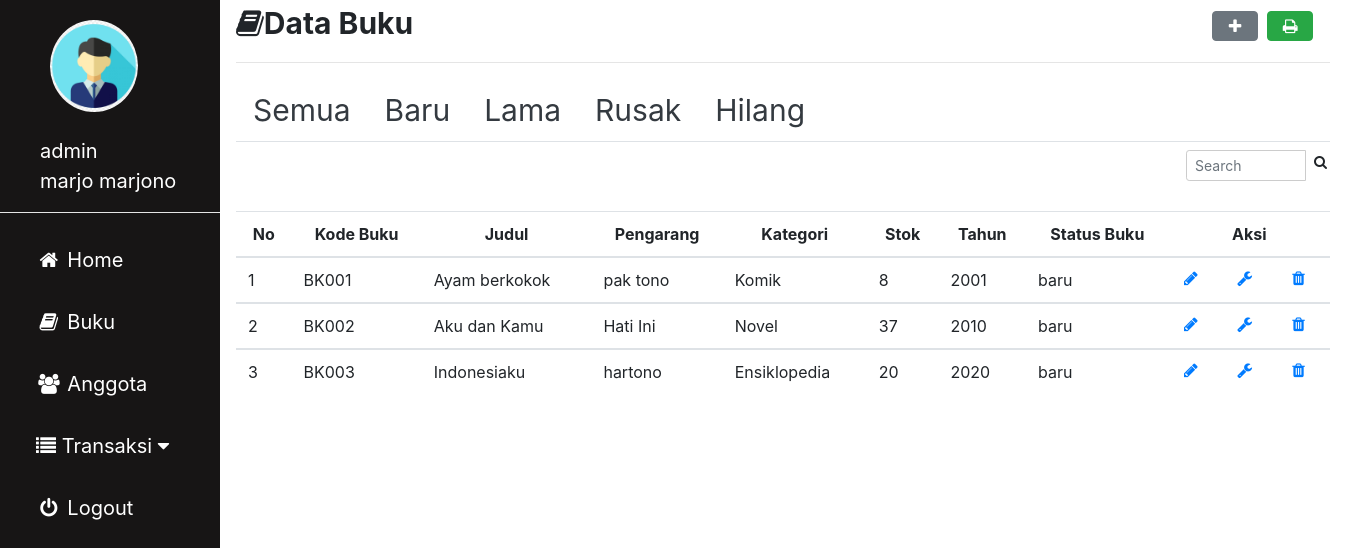
Page /admin/buku.php (signed in) on the committed database.
### tables this page shows
CREATE TABLE `buku` (
  `kode_buku` varchar(10) NOT NULL,
  `judul` varchar(50) NOT NULL,
  `pengarang` varchar(50) NOT NULL,
  `id_kategori` int(5) NOT NULL,
  `stok` int(5) NOT NULL,
  `tahun` int(5) NOT NULL,
  `status` enum('baru','rusak','hilang','lama') NOT NULL
);

CREATE TABLE `kategori` (
  `id_kategori` int(10) NOT NULL,
  `nama_kategori` varchar(50) NOT NULL
);

### admin/buku.php (the view, shortened to what this page needs)
<?php
include'sidebar.php';
 ?>
 <html>
 <head>
 <link rel="stylesheet" href="../img/csskonten.css">
 <link rel="stylesheet" href="../css/bootstrap.css">
 <link rel="stylesheet" href="../img/cssform.css">
 </head>
 <body>
 <div class="main">
   <b><i class="fa fa-Book"></i>Data Buku</b><a href="#" rel="tooltip" title="Tambah Data Buku"><button type="button" name="button" class="btn btn-secondary" style="margin-left:73%" onclick="document.getElementById('id01').style.display='block'" style="width:auto;"><i class="fa fa-fw fa-plus"></i></button>
   </a><a href="buku_print.php" target="blank" rel="tooltip" title="Print Data Buku"><button type="button" name="button" class="btn btn-success"><i class="fa fa-fw fa-print"></i></button></a>
<hr>
      <ul class="nav nav-tabs">
        <li class="nav-item">
          <a class="nav-link  text-dark" href="buku.php">Semua <span class="sr-only">(current)</span></a>
        </li>
        <li class="nav-item">
          <a class="nav-link text-dark" href="buku_baru.php">Baru</a>
        </li>
        <li class="nav-item">
          <a class="nav-link text-dark" href="buku_lama.php">Lama</a>
        </li>
        <li class="nav-item">
          <a class="nav-link text-dark" href="buku_rusak.php">Rusak</a>
        </li>
        <li class="nav-item">
          <a class="nav-link text-dark" href="buku_hilang.php">Hilang</a>
        </li>
      </ul>
      <form class="" action="" method="post">
                      <div class="input-group input-group-sm" style="width: 150px; margin-left: 950px;">
                        <input type="text" name="search" class="form-control float-right" placeholder="Search">
                        <div class="input-group-append">
                          <button type="submit" class="btn btn-default"><i class="fa fa-search"></i></button>
                        </div>
                      </div>
                      </form>
    <table class="table table-hover">
      <thead align=center>
        <tr>
          <th scope="col">No</th>
          <th scope="col">Kode Buku</th>
          <th scope="col">Judul</th>
          <th scope="col">Pengarang</th>
          <th scope="col">Kategori</th>
          <th scope="col">Stok</th>
          <th scope="col">Tahun</th>
          <th scope="col">Status Buku</th>
          <th scope="col" colspan="3" class="action">Aksi</th>
        </tr>
      </thead>
      <?php
      if(isset($_POST['search'])){
        $param = $_POST['search'];
        $asd = $koneksi->prepare("SELECT * FROM buku WHERE judul LIKE :1 OR kode_buku LIKE :1 ");
        $asd->bindParam(':1', $param);
        $asd->execute();
      }else{
      $asd = $koneksi -> prepare("SELECT * FROM buku ");
      $asd -> execute();
      }
      $i = 1;
      while($data = $asd -> fetch()){
      $id = $data['id_kategori'];
      $kat = $koneksi -> prepare("SELECT * FROM kategori WHERE id_kategori = :kategori");
      $kat -> bindParam(':kategori', $id);
      $kat -> execute();
      $hasil = $kat -> fetch();
      ?>
      <tbody>
        <tr>
          <td><?php echo $i ?></td>
          <td><?php echo $data['kode_buku']; ?></td>
          <td><?php echo $data['judul']; ?></td>
          <td><?php echo $data['pengarang']; ?></td>
          <td><?php echo $hasil['nama_kategori']; ?></td>
          <td><?php echo $data['stok']; ?></td>
          <td><?php echo $data['tahun']; ?></td>
          <td><?php echo $data['status']; ?></td>
          <td>
            <a rel="tooltip" title="Pinjam" href="pinjam_tambah.php?agung=<?php echo $data['kode_buku']; ?>">
            <i class="fa fa-fw fa-pencil"></i></a>
          </td>
          <td>
            <a rel="tooltip" title="Edit" href="buku_edit.php?agung=<?php echo $data['kode_buku']; ?>">
            <i class="fa fa-fw fa-wrench"></i></a>
          </td>
          <td>
            <a rel="tooltip" title="Hapus" href="buku_proses.php?prabowo=hapus&app=<?php echo $data['kode_buku']; ?>" onclick="return confirm('apakah anda yakin?')">
            <i class="fa fa-fw fa-trash"></i></a>
          </td>
        </tr>
      </tbody>
      <?php $i++;  } ?>
    </table>
   </div>
 </body>
 </html>

### img/cssadmin.css (style rules this page uses)
body { margin: 0; font-family: "Lato", sans-serif; }

### img/csskonten.css (style rules this page uses)
.main { margin-left: 220px; padding: 1px 16px; height: 100%; font-size: 30px; }
input[type=text], input[type=password], select { width: 100%; padding: 5px 5px; margin: 8px 0; display: inline-block; border: 1px solid #ccc; box-sizing: border-box; font-size: 20px; }

### img/cssform.css (style rules this page uses)
input[type=text], input[type=password], select, textarea { width: 100%; padding: 5px 5px; margin: 8px 0; display: inline-block; border: 1px solid #ccc; box-sizing: border-box; font-size: 20px; }

### rows in the picture
buku: kode_buku "BK001", judul "Ayam berkokok", pengarang "pak tono", id_kategori.nama_kategori "Komik", stok "8", tahun "2001", status "baru"
buku: kode_buku "BK002", judul "Aku dan Kamu", pengarang "Hati Ini", id_kategori.nama_kategori "Novel", stok "37", tahun "2010", status "baru"
buku: kode_buku "BK003", judul "Indonesiaku", pengarang "hartono", id_kategori.nama_kategori "Ensiklopedia", stok "20", tahun "2020", status "baru"

### other values in the picture
$_SESSION['username']['id'] "admin"
$_SESSION['username']['nama'] "marjo marjono"
